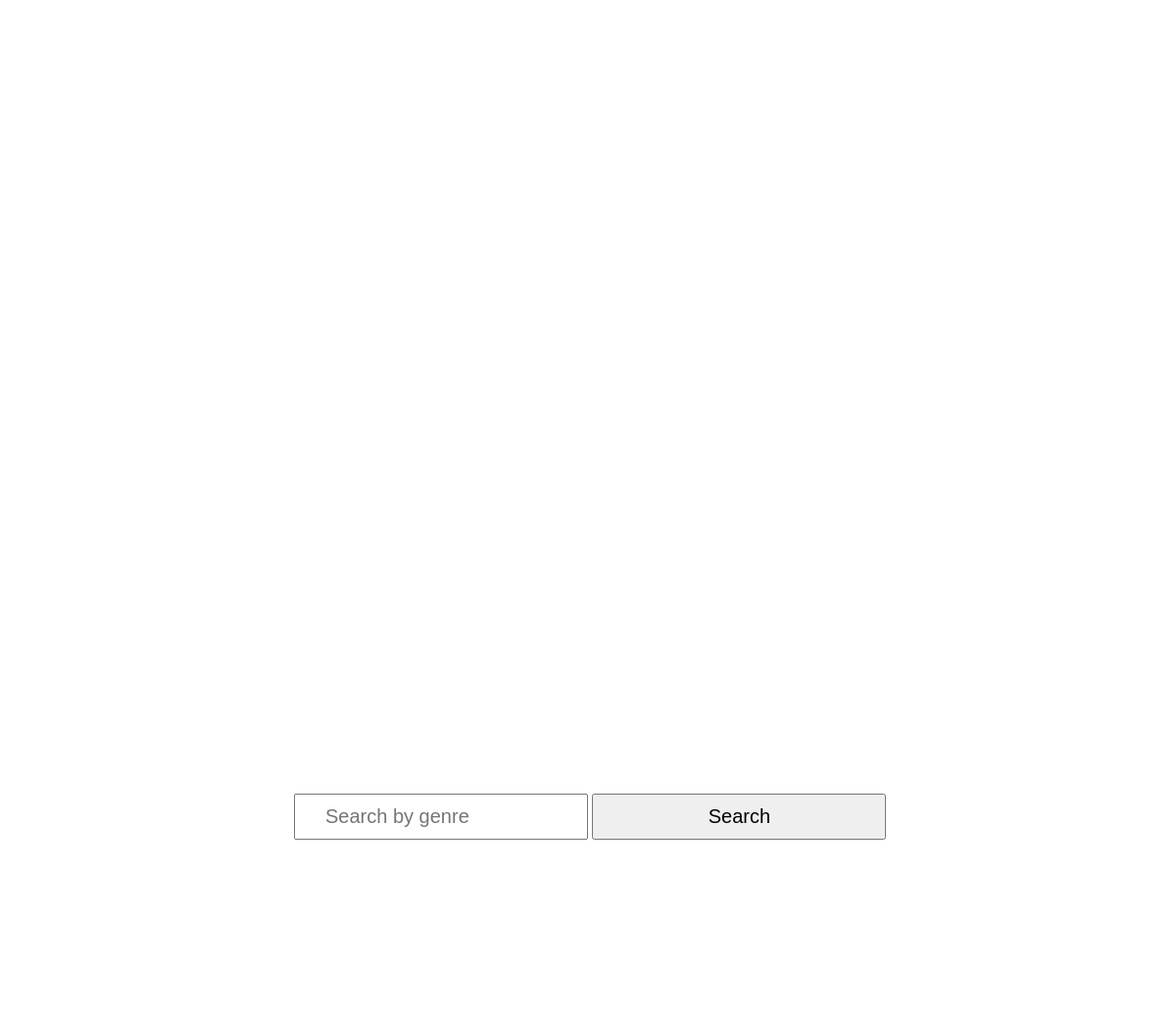
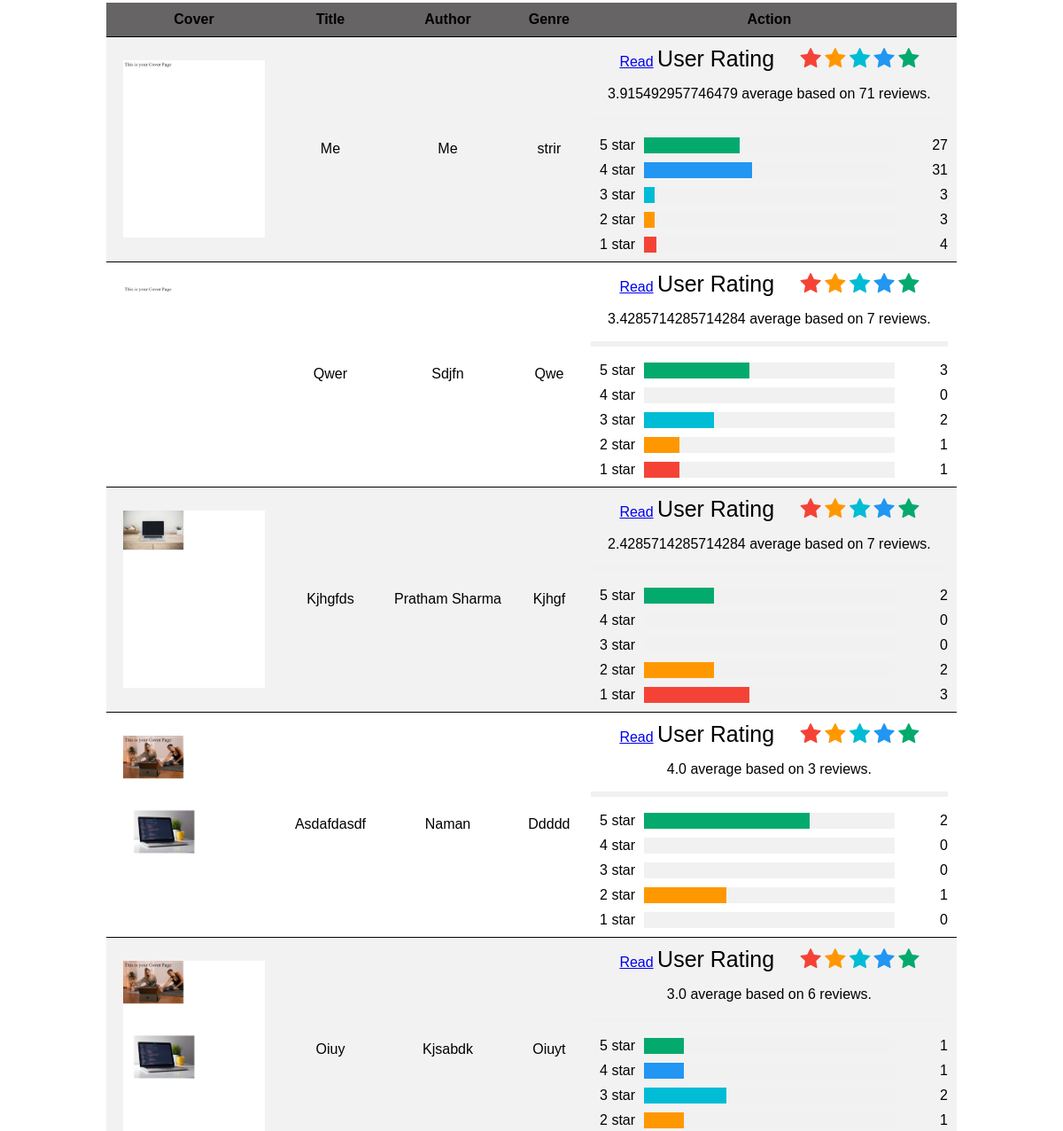
/bookscollection/, run on the app's committed database (2 pictures, top to bottom).
### texteditor_upload/models.py (models this page shows, shortened)
class books(models.Model):
    authorname=models.CharField(max_length=255)
    email=models.EmailField(max_length=254)
    title=models.CharField(max_length=255)
    genre=models.CharField(max_length=255)
    cover_page=models.FileField(upload_to='coverpages')
    file=models.FileField(upload_to='pdf')
    rating=models.IntegerField(default=0)
    hitrate=models.IntegerField(default=0)
    onestar=models.IntegerField(default=0)
    twostar=models.IntegerField(default=0)
    threestar=models.IntegerField(default=0)
    fourstar=models.IntegerField(default=0)
    fivestar=models.IntegerField(default=0)
    avgrating=models.FloatField(default=0.0)
    oneper=models.IntegerField(default=0)
    twoper=models.IntegerField(default=0)
    threeper=models.IntegerField(default=0)
    fourper=models.IntegerField(default=0)
    fiveper=models.IntegerField(default=0)

### texteditor_upload/views.py (the view)
# urls.py: path('bookscollection/',views.show,name='Books Collection'),
def show(request):
    template =loader.get_template('show.html')
    records=books.objects.all().values()
    context={
        'records':records,
        'hit1':5,
        'hit2':30,
        'hit3':20,
        'hit4':40,
        'hit5':60,
    }
    return HttpResponse(template.render(context,request))

### texteditor_upload/templates/show.html (shortened to what this page needs)
<html>
    <head>
        {%load static %}
        <link  href="{% static 'style/booktyle.css' %}" rel="stylesheet">
        <link rel="stylesheet" href="https://cdnjs.cloudflare.com/ajax/libs/font-awesome/4.7.0/css/font-awesome.min.css">
    </head>
    <body>
        <form class='search' action="{% url 'search' %}" method="get" value="{{request.GET.q}}">
            <input type="text" name="q" value="{{request.GET.q}}" placeholder="Search by genre">
            <input type="submit" name="submit" value="Search">
        </form>
        <div class="container">
            {% if records %}
            <table id="content" >
                <th>Cover</th>
                <th>Title</th>
                <th>Author</th>
                <th>Genre</th>
                <th>Action</th>
                {% for x in records %}
                <tr>
                    <td><img src="/media/{{x.cover_page}}" height="200px" width="160px"></td>
                    <td>{{x.title}}</td>
                    <td>{{x.authorname}}</td>
                    <td>{{x.genre}}</td>
                    <td><a href="/media/{{x.file}}" >Read</a>
<span class="heading">User Rating</span>
<a href="/rate?r=1&title={{x.title}}"><span class="fa fa-star checked" style="color:#f44336"></span></a>
<a href="/rate?r=2&title={{x.title}}"><span class="fa fa-star checked" style="color:#ff9800"></span></a>
<a href="/rate?r=3&title={{x.title}}"><span class="fa fa-star checked" style="color:#00bcd4"></span></a>
<a href="/rate?r=4&title={{x.title}}" style="color:#2196F3"><span class="fa fa-star"></span></a>
<a href="/rate?r=5&title={{x.title}}" style="color:#04AA6D"><span class="fa fa-star" ></span></a>
<p>{{x.avgrating}} average based on {{x.hitrate}} reviews.</p>
<hr style="border:3px solid #f1f1f1">
<div class="row">
  <div class="side">
    <div>5 star</div>
  </div>
  <div class="middle">
    <div class="bar-container">
      <div  style="width: {{x.fiveper}}%; height: 18px; background-color: #04AA6D;" ></div>
    </div>
  </div>
  <div class="side right">
    <div>{{x.fivestar}}</div>
  </div>
  <div class="side">
    <div>4 star</div>
  </div>
  <div class="middle">
    <div class="bar-container">
      <div  style="width: {{x.fourper}}%; height: 18px; background-color: #2196F3;" ></div>
    </div>
  </div>
  <div class="side right">
    <div>{{x.fourstar}}</div>
  </div>
  <div class="side">
    <div>3 star</div>
  </div>
  <div class="middle">
    <div class="bar-container">
      <div style="width: {{x.threeper}}%; height: 18px; background-color: #00bcd4;" ></div>
    </div>
  </div>
  <div class="side right">
    <div>{{x.threestar}}</div>
  </div>
  <div class="side">
    <div>2 star</div>
  </div>
  <div class="middle">
    <div class="bar-container">
      <div  style="width: {{x.twoper}}%; height: 18px; background-color: #ff9800;" ></div>
    </div>
  </div>
  <div class="side right">
    <div>{{x.twostar}}</div>
  </div>
  <div class="side">
    <div>1 star</div>
  </div>
  <div class="middle">
    <div class="bar-container">
      <div  style="width: {{x.oneper}}%; height: 18px; background-color: #f44336;" ></div>
    </div>
  </div>
  <div class="side right">
    <div>{{x.onestar}}</div>
  </div>
</div>
                    </form></td>
                </tr>
                {%endfor%}
            </table>
            {% else %}
            No result found
            {% endif %}
        </div>
    </body>
</html>

### texteditor_upload/static/style/booktyle.css (style rules this page uses)
#content { border-collapse: collapse; width: 100%; }
#content th,#content td { padding: 10px; text-align: center; border-bottom: 1px solid #000; }
tr:nth-child(even) { background-color: #f2f2f2 }
th { background-color:rgb(102, 100, 100) }
.container { position: absolute; top: 45%; left:10%; width: 80%; }
.search { position: absolute; top:35%; left:25%; }
.search input { width: 300px; padding:10px 30px; font-size: 20px; }

### data on the page
books: cover_page (picture), title "Me", authorname "Me", genre "strir", avgrating "3.915492957746479", hitrate "71", fiveper 38 (drawn), fivestar "27", fourper 43 (drawn), fourstar "31", threeper 4 (drawn), threestar "3", twoper 4 (drawn), twostar "3", oneper 5 (drawn), onestar "4"
books: cover_page (picture), title "Qwer", authorname "Sdjfn", genre "Qwe", avgrating "3.4285714285714284", hitrate "7", fiveper 42 (drawn), fivestar "3", fourstar "0", threeper 28 (drawn), threestar "2", twoper 14 (drawn), twostar "1", oneper 14 (drawn), onestar "1"
books: cover_page (picture), title "Kjhgfds", authorname "Pratham Sharma", genre "Kjhgf", avgrating "2.4285714285714284", hitrate "7", fiveper 28 (drawn), fivestar "2", fourstar "0", threestar "0", twoper 28 (drawn), twostar "2", oneper 42 (drawn), onestar "3"
books: cover_page (picture), title "Asdafdasdf", authorname "Naman", genre "Ddddd", avgrating "4.0", hitrate "3", fiveper 66 (drawn), fivestar "2", fourstar "0", threestar "0", twoper 33 (drawn), twostar "1", onestar "0"
books: cover_page (picture), title "Oiuy", authorname "Kjsabdk", genre "Oiuyt", avgrating "3.0", hitrate "6", fiveper 16 (drawn), fivestar "1", fourper 16 (drawn), fourstar "1", threeper 33 (drawn), threestar "2", twoper 16 (drawn), twostar "1"
